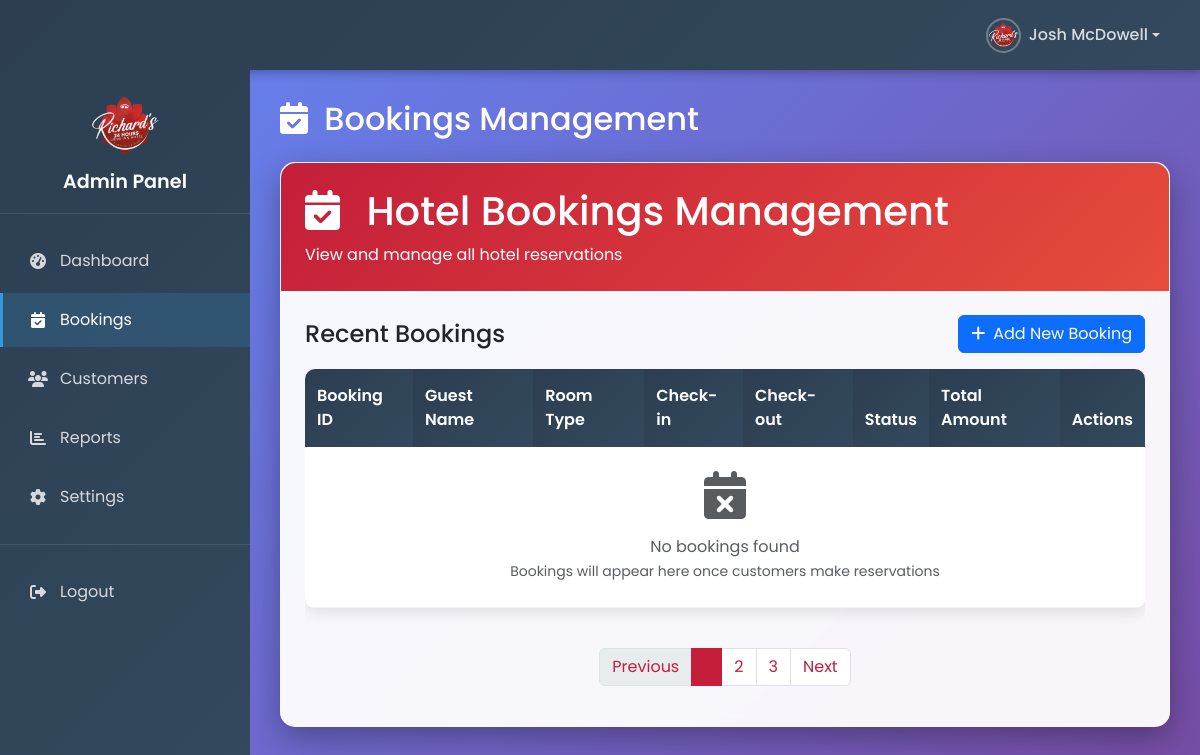
/admin/bookings.php (signed in), run on an earlier commit of the app's database.
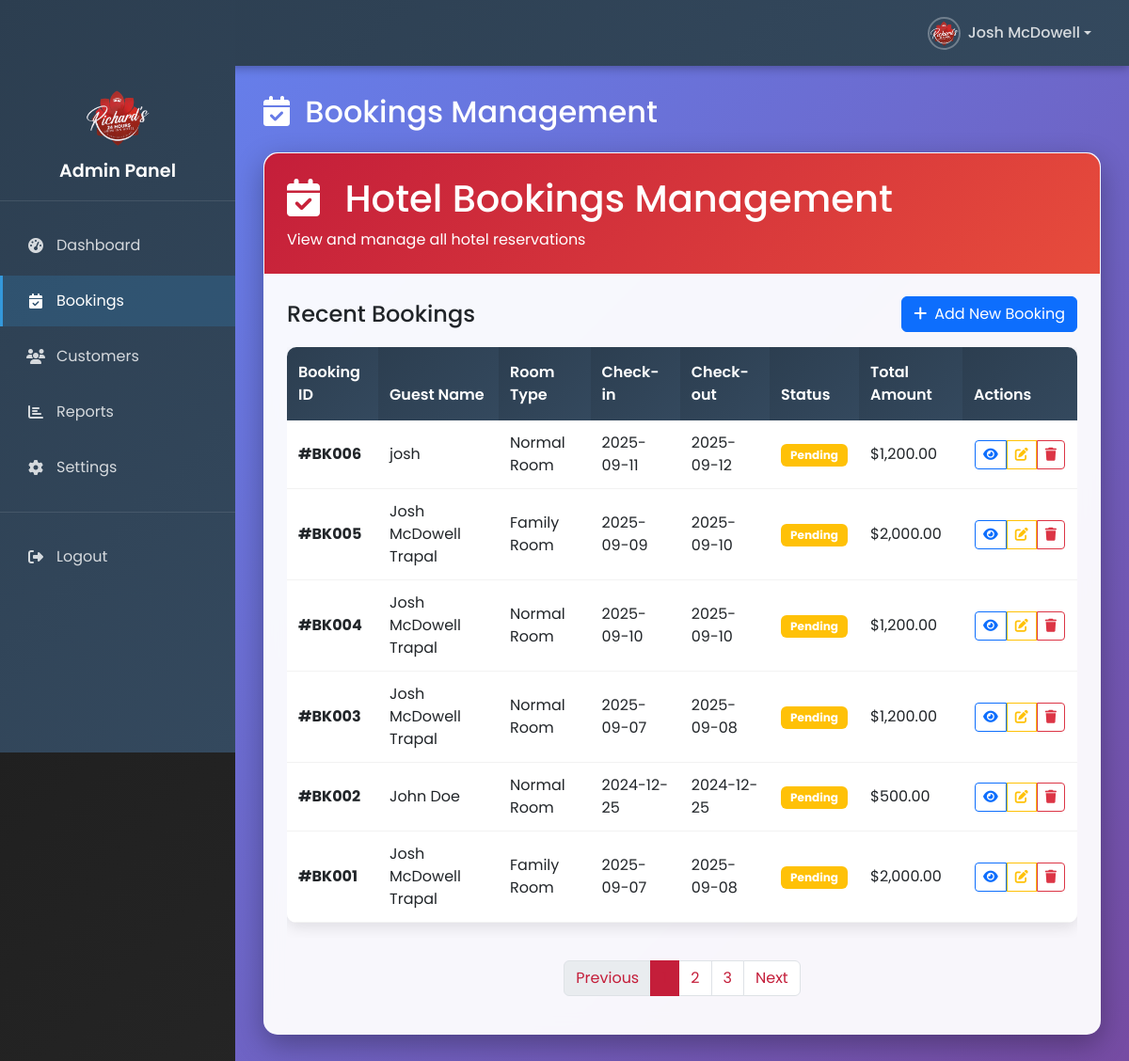
And on a later commit of the database.
### tables this page shows
CREATE TABLE `bookings` (
  `id` int(11) NOT NULL,
  `user_id` int(11) DEFAULT NULL,
  `customer_name` varchar(100) NOT NULL,
  `customer_address` text NOT NULL,
  `customer_phone` varchar(20) NOT NULL,
  `customer_email` varchar(100) NOT NULL,
  `room_type_id` int(11) NOT NULL,
  `room_id` int(11) DEFAULT NULL,
  `duration_hours` int(11) NOT NULL,
  `total_price` decimal(10,2) NOT NULL,
  `check_in_datetime` datetime NOT NULL,
  `check_out_datetime` datetime NOT NULL,
  `proof_of_payment` varchar(255) DEFAULT NULL,
  `special_requests` text DEFAULT NULL,
  `booking_status` enum('pending','confirmed','checked_in','checked_out','cancelled') DEFAULT 'pending',
  `payment_status` enum('pending','paid','refunded') DEFAULT 'pending',
  `created_at` timestamp NOT NULL DEFAULT current_timestamp(),
  `updated_at` timestamp NOT NULL DEFAULT current_timestamp() ON UPDATE current_timestamp()
);

CREATE TABLE `room_types` (
  `id` int(11) NOT NULL,
  `type_name` varchar(50) NOT NULL,
  `description` text DEFAULT NULL,
  `created_at` timestamp NOT NULL DEFAULT current_timestamp()
);

### admin/bookings.php (the view, shortened to what this page needs)
<?php
$admin_username = $_SESSION['admin_username'] ?? 'Admin';
require_once 'config.php';
try {
    $stmt = $pdo->prepare("
        SELECT
            b.id,
            b.customer_name,
            b.customer_email,
            b.customer_phone,
            rt.type_name as room_type,
            r.room_number,
            b.check_in_datetime,
            b.check_out_datetime,
            b.total_price,
            b.booking_status,
            b.payment_status,
            b.created_at
        FROM bookings b
        LEFT JOIN room_types rt ON b.room_type_id = rt.id
        LEFT JOIN rooms r ON b.room_id = r.id
        ORDER BY b.created_at DESC
        LIMIT 20
    ");
    $stmt->execute();
    $bookings = $stmt->fetchAll();
} catch (PDOException $e) {
    $bookings = [];
    error_log("Error fetching bookings: " . $e->getMessage());
}
?>
<!DOCTYPE html>
<html lang="en">
<head>
    <link href="https://cdn.jsdelivr.net/npm/bootstrap@5.3.0/dist/css/bootstrap.min.css" rel="stylesheet">
    <link rel="stylesheet" href="https://cdnjs.cloudflare.com/ajax/libs/font-awesome/6.4.0/css/all.min.css">
</head>
<body>
    <nav class="navbar navbar-expand-lg navbar-dark fixed-top">
        <div class="container-fluid">
            <a class="navbar-brand" href="#">
                <img src="../logo/logo.png" alt="Richard's Hotel Logo" class="navbar-logo me-2">
            </a>
            <div class="navbar-nav ms-auto">
                <div class="dropdown">
                    <a class="nav-link dropdown-toggle d-flex align-items-center" href="#" id="profileDropdown" role="button" data-bs-toggle="dropdown" aria-expanded="false">
                        <img src="../logo/logo.png" alt="Profile" class="profile-picture me-2">
                        <span class="d-none d-md-inline"><?php echo htmlspecialchars($admin_username); ?></span>
                    </a>
                </div>
            </div>
        </div>
    </nav>
    <div class="admin-container">
        <div class="sidebar">
            <div class="sidebar-header">
                <img src="../logo/logo.png" alt="Richard's Hotel Logo" class="sidebar-logo">
                <h4 class="sidebar-title">Admin Panel</h4>
            </div>
            <nav class="sidebar-nav">
                <div class="nav-item">
                    <a href="dashboard.php" class="nav-link">
                        <i class="fas fa-tachometer-alt"></i>
                        Dashboard
                    </a>
                </div>
                <div class="nav-item">
                    <a href="bookings.php" class="nav-link active">
                        <i class="fas fa-calendar-check"></i>
                        Bookings
                    </a>
                </div>
                <div class="nav-item">
                    <a href="customers.php" class="nav-link">
                        <i class="fas fa-users"></i>
                        Customers
                    </a>
                </div>
                <div class="nav-item">
                    <a href="reports.php" class="nav-link">
                        <i class="fas fa-chart-bar"></i>
                        Reports
                    </a>
                </div>
                <div class="nav-item">
                    <a href="settings.php" class="nav-link">
                        <i class="fas fa-cog"></i>
                        Settings
                    </a>
                </div>
                <div class="nav-item" style="margin-top: 20px; border-top: 1px solid rgba(255,255,255,0.1); padding-top: 20px;">
                    <a href="logout.php" class="nav-link">
                        <i class="fas fa-sign-out-alt"></i>
                        Logout
                    </a>
                </div>
            </nav>
        </div>
        <div class="main-content">
            <div class="mb-4">
                <h2 class="text-white mb-0">
                    <i class="fas fa-calendar-check me-2"></i>
                    Bookings Management
                </h2>
            </div>
            <div class="dashboard-card mb-4">
                <div class="welcome-header p-4">
                    <h1 class="mb-0">
                        <i class="fas fa-calendar-check me-3"></i>
                        Hotel Bookings Management
                    </h1>
                    <p class="mb-0 mt-2">View and manage all hotel reservations</p>
                </div>
                <div class="p-4">
                    <div class="d-flex justify-content-between align-items-center mb-3">
                        <h4 class="mb-0">Recent Bookings</h4>
                        <button class="btn btn-primary">
                            <i class="fas fa-plus me-2"></i>Add New Booking
                        </button>
                    </div>
                    <div class="table-responsive">
                        <table class="table table-hover bookings-table">
                            <thead class="table-dark">
                                <tr>
                                    <th>Booking ID</th>
                                    <th>Guest Name</th>
                                    <th>Room Type</th>
                                    <th>Check-in</th>
                                    <th>Check-out</th>
                                    <th>Status</th>
                                    <th>Total Amount</th>
                                    <th>Actions</th>
                                </tr>
                            </thead>
                            <tbody>
                                <?php if (empty($bookings)): ?>
                                <tr>
                                    <td colspan="8" class="text-center py-4">
                                        <i class="fas fa-calendar-times fa-3x text-muted mb-3"></i>
                                        <p class="text-muted mb-0">No bookings found</p>
                                        <small class="text-muted">Bookings will appear here once customers make reservations</small>
                                    </td>
                                </tr>
                                <?php else: ?>
                                <?php foreach ($bookings as $booking): ?>
                                <?php
                                    $statusClass = 'secondary';
                                    switch ($booking['booking_status']) {
                                        case 'pending':
                                            $statusClass = 'warning';
                                            break;
                                    }
                                ?>
                                <tr>
                                    <td><strong>#BK<?php echo str_pad($booking['id'], 3, '0', STR_PAD_LEFT); ?></strong></td>
                                    <td><?php echo htmlspecialchars($booking['customer_name']); ?></td>
                                    <td><?php echo htmlspecialchars($booking['room_type'] ?? 'N/A'); ?></td>
                                    <td><?php echo date('Y-m-d', strtotime($booking['check_in_datetime'])); ?></td>
                                    <td><?php echo date('Y-m-d', strtotime($booking['check_out_datetime'])); ?></td>
                                    <td><span class="badge bg-<?php echo $statusClass; ?>"><?php echo ucfirst($booking['booking_status']); ?></span></td>
                                    <td>$<?php echo number_format($booking['total_price'], 2); ?></td>
                                    <td>
                                        <div class="btn-group" role="group">
                                            <button class="btn btn-sm btn-outline-primary" title="View Details" onclick="viewBooking(<?php echo $booking['id']; ?>)">
                                                <i class="fas fa-eye"></i>
                                            </button>
                                            <button class="btn btn-sm btn-outline-warning" title="Edit Booking" onclick="editBooking(<?php echo $booking['id']; ?>)">
                                                <i class="fas fa-edit"></i>
                                            </button>
                                            <button class="btn btn-sm btn-outline-danger" title="Cancel Booking" onclick="cancelBooking(<?php echo $booking['id']; ?>)">
                                                <i class="fas fa-trash"></i>
                                            </button>
                                        </div>
                                    </td>
                                </tr>
                                <?php endforeach; ?>
                                <?php endif; ?>
                            </tbody>
                        </table>
                    </div>
                    <nav aria-label="Bookings pagination">
                        <ul class="pagination justify-content-center mt-4">
                            <li class="page-item disabled">
                                <a class="page-link" href="#">Previous</a>
                            </li>
                            <li class="page-item active">
                                <a class="page-link" href="#">1</a>
                            </li>
                            <li class="page-item">
                                <a class="page-link" href="#">2</a>
                            </li>
                            <li class="page-item">
                                <a class="page-link" href="#">3</a>
                            </li>
                            <li class="page-item">
                                <a class="page-link" href="#">Next</a>
                            </li>
                        </ul>
                    </nav>
                </div>
            </div>
        </div>
    </div>
</body>
</html>

### admin/bookings.php (style rules this page uses)
body { font-family: 'Poppins', sans-serif; background: linear-gradient(135deg, #1a1a1a 0%, #2c2c2c 100%); min-height: 100vh; margin: 0; padding: 0; }
.admin-container { display: flex; min-height: 100vh; padding-top: 70px; }
.sidebar { width: 250px; background: linear-gradient(135deg, #2c3e50 0%, #34495e 100%); color: white; position: fixed; height: 100vh; left: 0; top: 0; z-index: 1050; overflow-y: auto; }
.sidebar-header { padding: 20px; padding-top: 90px; text-align: center; border-bottom: 1px solid rgba(255, 255, 255, 0.1); }
.sidebar-logo { width: 70px; height: 70px; border-radius: 50%; margin-bottom: 10px; }
.sidebar-title { color: white; font-size: 1.2rem; margin: 0; font-weight: 600; }
.sidebar-nav { padding: 20px 0; }
.nav-item { margin-bottom: 5px; }
.nav-link { color: rgba(255, 255, 255, 0.8); padding: 15px 25px; display: flex; align-items: center; text-decoration: none; transition: all 0.3s ease; border-left: 3px solid transparent; }
.nav-link i { margin-right: 12px; width: 20px; text-align: center; }
.nav-link.active { color: white; background: rgba(52, 152, 219, 0.2); border-left-color: #3498db; }
.main-content { flex: 1; margin-left: 250px; padding: 30px; background: linear-gradient(135deg, #667eea 0%, #764ba2 100%); min-height: calc(100vh - 70px); }
.navbar { background: linear-gradient(135deg, #2c3e50 0%, #34495e 100%) !important; box-shadow: 0 2px 10px rgba(0, 0, 0, 0.3); height: 70px; padding: 0 20px; z-index: 1040; }
.navbar-brand { font-family: 'Playfair Display', serif; font-size: 1.5rem; font-weight: 700; color: white !important; display: flex; align-items: center; }
.navbar-logo { width: 50px; height: 50px; border-radius: 50%; object-fit: cover; }
.profile-picture { width: 35px; height: 35px; border-radius: 50%; object-fit: cover; border: 2px solid rgba(255, 255, 255, 0.3); }
.navbar .nav-link { color: rgba(255, 255, 255, 0.8) !important; font-weight: 500; transition: color 0.3s ease; }
.dashboard-card { background: rgba(255, 255, 255, 0.95); backdrop-filter: blur(10px); border-radius: 15px; box-shadow: 0 10px 30px rgba(0, 0, 0, 0.3); border: 1px solid rgba(255, 255, 255, 0.2); }
.welcome-header { background: linear-gradient(135deg, #c41e3a 0%, #e74c3c 100%); color: white; border-radius: 15px 15px 0 0; }
.bookings-table { background: white; border-radius: 10px; overflow: hidden; box-shadow: 0 5px 15px rgba(0, 0, 0, 0.1); }
.bookings-table thead th { background: linear-gradient(135deg, #2c3e50 0%, #34495e 100%) !important; color: white; font-weight: 600; border: none; padding: 15px 12px; }
.bookings-table tbody tr { transition: all 0.3s ease; }
.bookings-table tbody td { padding: 12px; vertical-align: middle; border-color: rgba(0, 0, 0, 0.05); }
.btn-group .btn { margin: 0 1px; }
.badge { font-size: 0.75em; padding: 6px 10px; }
.pagination .page-link { color: #c41e3a; border-color: #dee2e6; }
.pagination .page-item.active .page-link { background-color: #c41e3a; border-color: #c41e3a; }

What changed in the data, as far as the page shows it:
added bookings: id "006", customer_name "josh", room_type.type_name "Normal Room", check_in_datetime "2025-09-11", check_out_datetime "2025-09-12", booking_status "Pending", total_price "1,200.00"
added bookings: id "005", customer_name "Josh McDowell Trapal", room_type.type_name "Family Room", check_in_datetime "2025-09-09", check_out_datetime "2025-09-10", booking_status "Pending", total_price "2,000.00"
added bookings: id "004", customer_name "Josh McDowell Trapal", room_type.type_name "Normal Room", check_in_datetime "2025-09-10", check_out_datetime "2025-09-10", booking_status "Pending", total_price "1,200.00"
added bookings: id "003", customer_name "Josh McDowell Trapal", room_type.type_name "Normal Room", check_in_datetime "2025-09-07", check_out_datetime "2025-09-08", booking_status "Pending", total_price "1,200.00"
added bookings: id "002", customer_name "John Doe", room_type.type_name "Normal Room", check_in_datetime "2024-12-25", check_out_datetime "2024-12-25", booking_status "Pending", total_price "500.00"
added bookings: id "001", customer_name "Josh McDowell Trapal", room_type.type_name "Family Room", check_in_datetime "2025-09-07", check_out_datetime "2025-09-08", booking_status "Pending", total_price "2,000.00"
Also different on the page:
text no longer shown: "No bookings found Bookings will appear here once customers make reservations"
